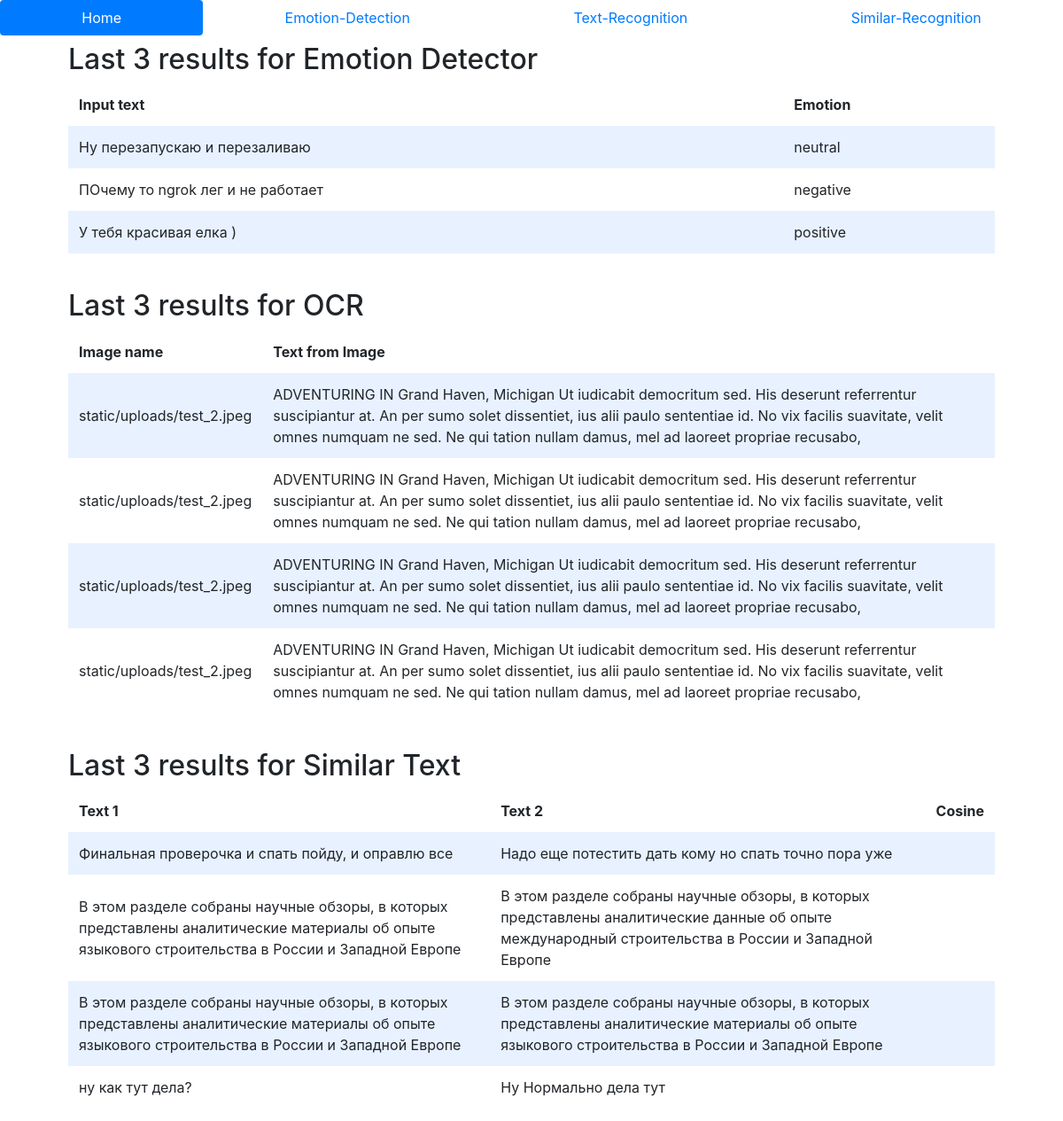
Before: / with the older database file.
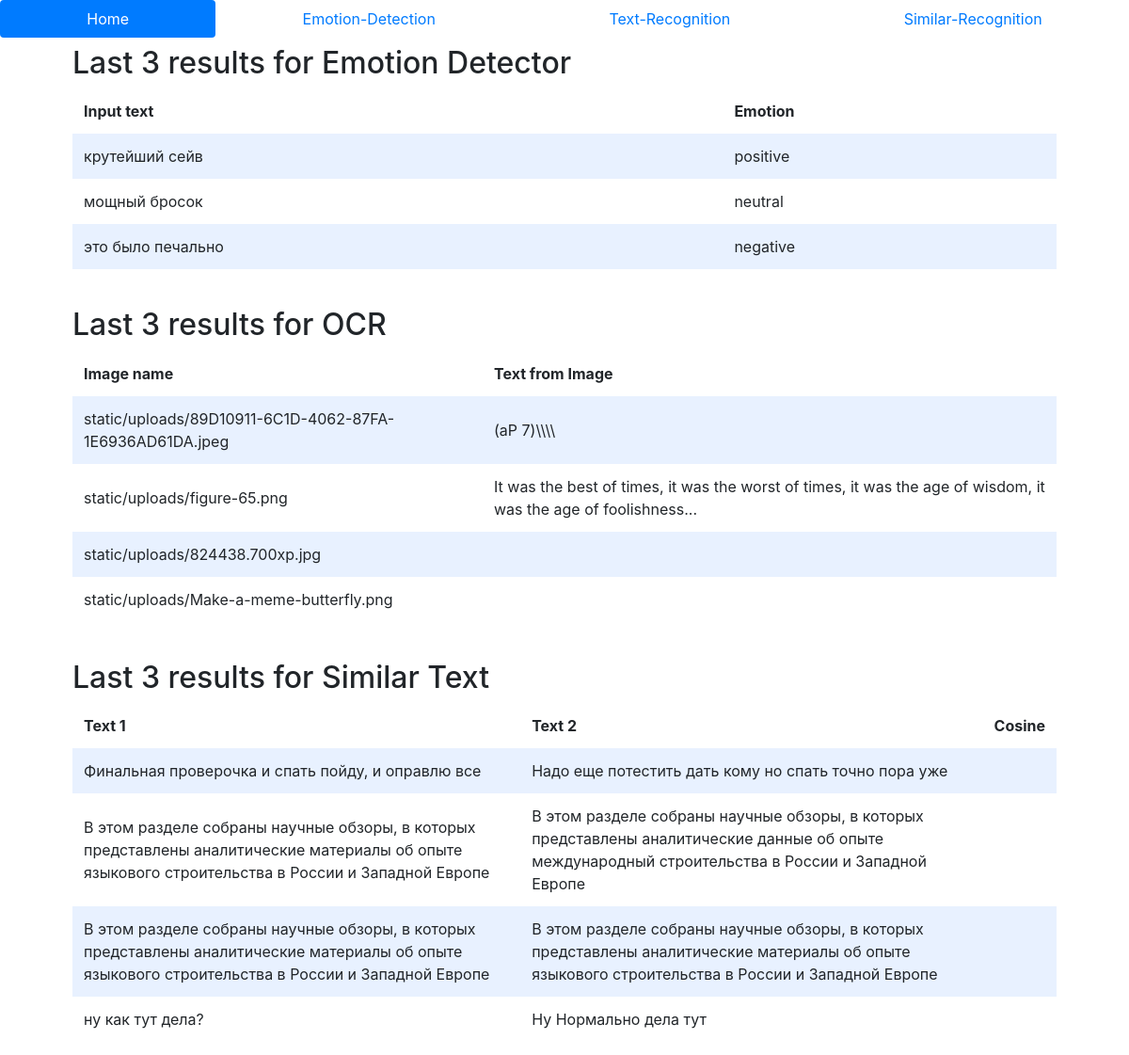
After: the same page with the newer database file.
### tables this page shows
CREATE TABLE emotion(id INTEGER PRIMARY KEY AUTOINCREMENT, input TEXT NOT NULL, output TEXT NOT NULL, score FLOAT NOT NULL);

CREATE TABLE image(id INTEGER PRIMARY KEY AUTOINCREMENT, image TEXT NOT NULL, text TECT NOT NULL);

CREATE TABLE similar(id INTEGER PRIMARY KEY AUTOINCREMENT, text_1 TEXT NOT NULL, text_2 TEXT NOT NULL, score FLOAT NOT NULL);

### app.py (the view)
@app.route("/")
def index():
    emotions = db.execute("SELECT * FROM emotion ORDER BY id DESC LIMIT 3")
    exctracted_txt = db.execute("SELECT * FROM image ORDER BY id DESC LIMIT 4")
    similar_texts = db.execute("SELECT * FROM similar ORDER BY id DESC LIMIT 4")
    return render_template("index.html",
                           emotions=emotions,
                           exctracted_txt=exctracted_txt,
                           similar_texts=similar_texts)

### app.py (called while the page is built)
@app.after_request
def after_request(response):
    response.headers["Cache-Control"] = "no-cache, no-store, must-revalidate"
    response.headers["Expires"] = 0
    response.headers["Pragma"] = "no-cache"
    return response

### templates/index.html (shortened to what this page needs)
<!DOCTYPE html>
<html lang="en">
    <head>
        <link rel="stylesheet" href="https://cdn.jsdelivr.net/npm/bootstrap@4.5.3/dist/css/bootstrap.min.css">
        <link href="static/styles.css" rel="stylesheet">
    </head>
    <body>
        <nav class="nav nav-pills nav-fill">
            <li class="nav-item">
                <a class="nav-link active" href="/">Home</a>
            </li>
            <li class="nav-item">
                <a class="nav-link" href="/emotion-detection">Emotion-Detection</a>
            </li>
            <li class="nav-item">
                <a class="nav-link" href="/text-recognition">Text-Recognition</a>
            </li>
            <li class="nav-item">
                <a class="nav-link" href="/similar-recognition">Similar-Recognition</a>
            </li>
        </nav>
        <div class="container">
            <div class="section">
                <h2>Last 3 results for Emotion Detector</h2>
                <table>
                    <thead>
                        <tr>
                            <th>Input text</th>
                            <th>Emotion</th>
                        </tr>
                    </thead>
                    <tbody>
                        {% for emotion in emotions %}
                            <tr>
                                <td>{{ emotion.input }}</td>
                                <td>{{ emotion.output }}</td>
                            </tr>
                        {% endfor %}
                    </tbody>
                </table>
            </div>
            <div class="section">
                <h2>Last 3 results for OCR</h2>
                <table>
                    <thead>
                        <tr>
                            <th>Image name</th>
                            <th>Text from Image</th>
                        </tr>
                    </thead>
                    <tbody>
                        {% for text_image in exctracted_txt %}
                            <tr>
                                <td>{{ text_image.image }}</td>
                                <td>{{ text_image.text }}</td>
                            </tr>
                        {% endfor %}
                    </tbody>
                </table>
            </div>
            <div class="section">
                <h2>Last 3 results for Similar Text</h2>
                <table>
                    <thead>
                        <tr>
                            <th>Text 1</th>
                            <th>Text 2</th>
                            <th>Cosine</th>
                        </tr>
                    </thead>
                    <tbody>
                        {% for similar in similar_texts %}
                            <tr>
                                <td>{{ similar.text_1 }}</td>
                                <td>{{ similar.text_2 }}</td>
                                <td>{{ similar.text_3 }}</td>
                            </tr>
                        {% endfor %}
                    </tbody>
                </table>
            </div>
        </div>
    </body>
</html>

Changed rows visible on the page:
no longer on this page (row unchanged): emotion: input "Ну перезапускаю и перезаливаю", output "neutral"
no longer on this page (row unchanged): emotion: input "ПОчему то ngrok лег и не работает", output "negative"
no longer on this page (row unchanged): emotion: input "У тебя красивая елка )", output "positive"
no longer on this page (row unchanged): image: image "static/uploads/test_2.jpeg", text "ADVENTURING IN Grand Haven, Michigan Ut iudicabit democritum sed. His deserunt referrentur suscipiantur at. An per sumo solet dissentiet, ius alii paulo sententiae id. No vix facilis suavitate, velit omnes numquam ne sed. Ne qui tation nullam damus, mel ad laoreet propriae recusabo,"
no longer on this page (row unchanged): image: image "static/uploads/test_2.jpeg", text "ADVENTURING IN Grand Haven, Michigan Ut iudicabit democritum sed. His deserunt referrentur suscipiantur at. An per sumo solet dissentiet, ius alii paulo sententiae id. No vix facilis suavitate, velit omnes numquam ne sed. Ne qui tation nullam damus, mel ad laoreet propriae recusabo,"
no longer on this page (row unchanged): image: image "static/uploads/test_2.jpeg", text "ADVENTURING IN Grand Haven, Michigan Ut iudicabit democritum sed. His deserunt referrentur suscipiantur at. An per sumo solet dissentiet, ius alii paulo sententiae id. No vix facilis suavitate, velit omnes numquam ne sed. Ne qui tation nullam damus, mel ad laoreet propriae recusabo,"
no longer on this page (row unchanged): image: image "static/uploads/test_2.jpeg", text "ADVENTURING IN Grand Haven, Michigan Ut iudicabit democritum sed. His deserunt referrentur suscipiantur at. An per sumo solet dissentiet, ius alii paulo sententiae id. No vix facilis suavitate, velit omnes numquam ne sed. Ne qui tation nullam damus, mel ad laoreet propriae recusabo,"
added emotion: input "крутейший сейв", output "positive"
added emotion: input "мощный бросок", output "neutral"
added emotion: input "это было печально", output "negative"
added image: image "static/uploads/89D10911-6C1D-4062-87FA-1E6936AD61DA.jpeg", text "(aP 7)\\\\\\\\"
added image: image "static/uploads/figure-65.png", text "It was the best of times, it was the worst of times, it was the age of wisdom, it was the age of foolishness..."
added image: image "static/uploads/824438.700xp.jpg"
added image: image "static/uploads/Make-a-meme-butterfly.png"
